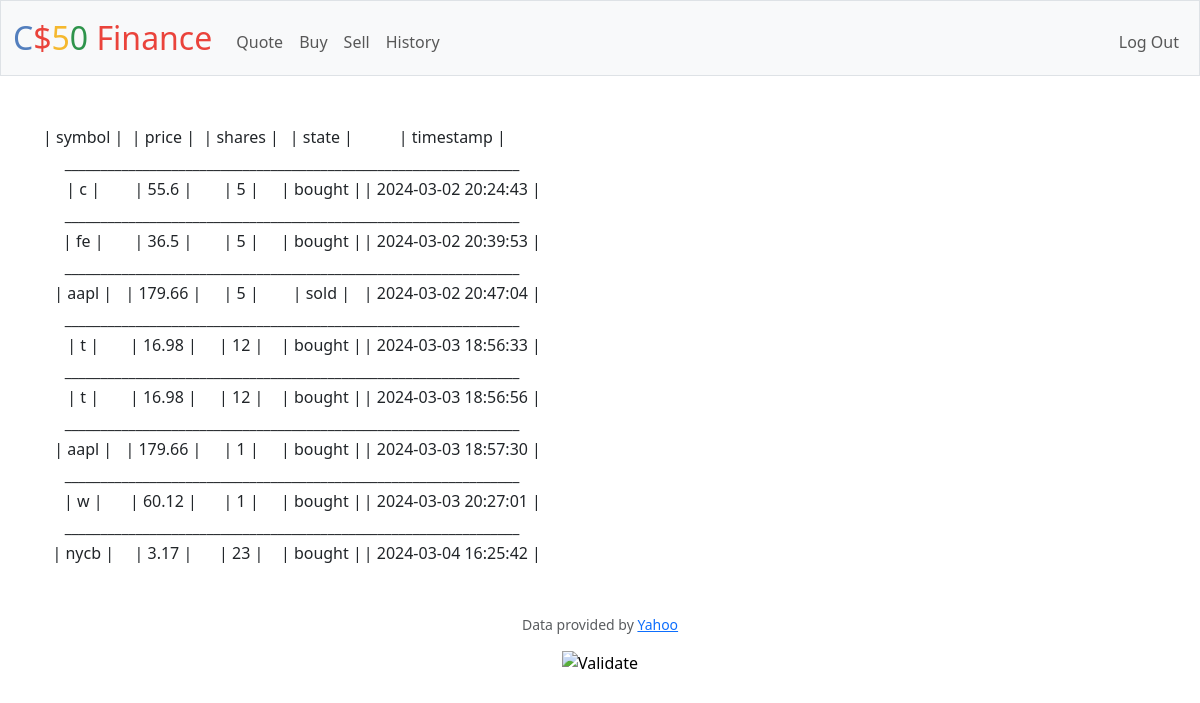
The app's page /history (signed in) with its own data.
### tables this page shows
CREATE TABLE history (
    user_id INTEGER NOT NULL,
    symbol TEXT NOT NULL,
    shares INTEGER NOT NULL,
    price REAL,
    state TEXT NOT NULL, timestamp DATETIME, id INTEGER);

### app.py (the view)
@app.route("/history")
@login_required
def history():
    history=db.execute("SELECT * FROM history WHERE user_id=? ORDER BY timestamp",session["user_id"])
    return render_template("/history.html", histories=history)

### app.py (called while the page is built)
@app.after_request
def after_request(response):
    response.headers["Cache-Control"] = "no-cache, no-store, must-revalidate"
    response.headers["Expires"] = 0
    response.headers["Pragma"] = "no-cache"
    return response

### helpers.py (called while the page is built)
def login_required(f):
    @wraps(f)
    def decorated_function(*args, **kwargs):
        if session.get("user_id") is None:
            return redirect("/login")
        return f(*args, **kwargs)
    return decorated_function

### templates/history.html (shortened to what this page needs)
{% extends "layout.html" %}
{% block main %}
<table>
    <tbody>
        <tr>
            <tr>
                <td> | symbol | </td>
                <td> | price |</td>
                <td> | shares | </td>
                <td> | state | </td>
                <td> | timestamp | </td>
            </tr>
            {% for history in histories %}
                <tr>
                    <td colspan=5>________________________________________________________________</td>
                </tr>
                <tr>
                    <td> | {{ history.symbol }} | </td>
                    <td> | {{ history.price }} |</td>
                    <td> | {{ history.shares }} | </td>
                    <td> | {{ history.state }} | </td>
                    <td> | {{ history.timestamp }} | </td>
                </tr>
            {% endfor %}
        </tr>
    </tbody>
</table>
{% endblock %}

### templates/layout.html (shortened to what this page needs)
<!DOCTYPE html>
<html lang="en">
    <head>
        <link href="https://cdn.jsdelivr.net/npm/bootstrap@5.3.2/dist/css/bootstrap.min.css" rel="stylesheet">
        <link href="/static/styles.css" rel="stylesheet">
    </head>
    <body>
        <nav class="bg-light border navbar navbar-expand-md navbar-light">
            <div class="container-fluid">
                <a class="navbar-brand" href="/"><span class="blue">C</span><span class="red">$</span><span class="yellow">5</span><span class="green">0</span> <span class="red">Finance</span></a>
                <div class="collapse navbar-collapse" id="navbar">
                    {% if session["user_id"] %}
                        <ul class="navbar-nav me-auto mt-2">
                            <li class="nav-item"><a class="nav-link" href="/quote">Quote</a></li>
                            <li class="nav-item"><a class="nav-link" href="/buy">Buy</a></li>
                            <li class="nav-item"><a class="nav-link" href="/sell">Sell</a></li>
                            <li class="nav-item"><a class="nav-link" href="/history">History</a></li>
                        </ul>
                        <ul class="navbar-nav ms-auto mt-2">
                            <li class="nav-item"><a class="nav-link" href="/logout">Log Out</a></li>
                        </ul>
                    {% else %}
                        <ul class="navbar-nav ms-auto mt-2">
                            <li class="nav-item"><a class="nav-link" href="/register">Register</a></li>
                            <li class="nav-item"><a class="nav-link" href="/login">Log In</a></li>
                        </ul>
                    {% endif %}
                </div>
            </div>
        </nav>
        <main class="container py-5 text-center">
            {% block main %}{% endblock %}
        </main>
        <footer class="mb-5">
            <p class="mb-3 small text-center text-muted">
                Data provided by <a href="https://finance.yahoo.com/">Yahoo</a>
            </p>
            <form action="https://validator.w3.org/check" class="text-center" enctype="multipart/form-data" method="post" target="_blank">
                <input alt="Validate" src="/static/I_heart_validator.png" type="image">
            </form>
        </footer>
    </body>
</html>

### static/styles.css (style rules this page uses)
nav .navbar-brand { font-size: xx-large; }
nav .navbar-brand .blue { color: #537fbe; }
nav .navbar-brand .red { color: #ea433b; }
nav .navbar-brand .yellow { color: #f5b82e; }
nav .navbar-brand .green { color: #2e944b; }

### records on screen
history: symbol "c", price "55.6", shares "5", state "bought", timestamp "2024-03-02 20:24:43"
history: symbol "fe", price "36.5", shares "5", state "bought", timestamp "2024-03-02 20:39:53"
history: symbol "aapl", price "179.66", shares "5", state "sold", timestamp "2024-03-02 20:47:04"
history: symbol "t", price "16.98", shares "12", state "bought", timestamp "2024-03-03 18:56:33"
history: symbol "t", price "16.98", shares "12", state "bought", timestamp "2024-03-03 18:56:56"
history: symbol "aapl", price "179.66", shares "1", state "bought", timestamp "2024-03-03 18:57:30"
history: symbol "w", price "60.12", shares "1", state "bought", timestamp "2024-03-03 20:27:01"
history: symbol "nycb", price "3.17", shares "23", state "bought", timestamp "2024-03-04 16:25:42"
